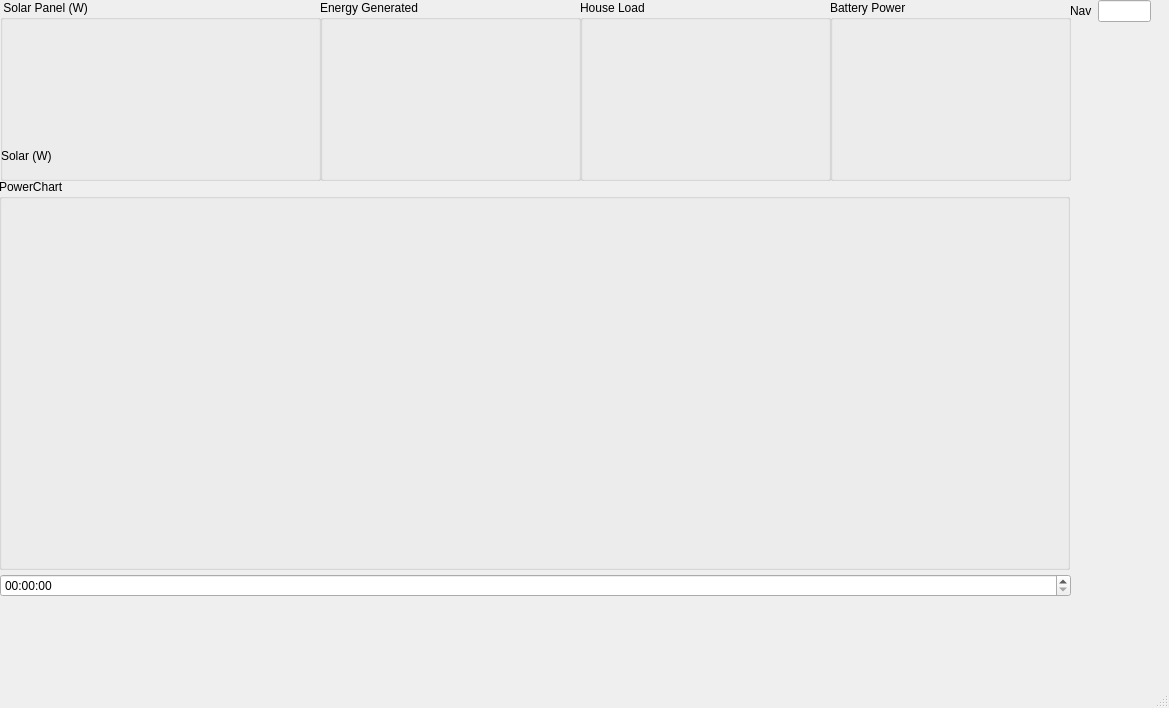
<?xml version="1.0" encoding="UTF-8"?>
<ui version="4.0">
 <class>MainWindow</class>
 <widget class="QMainWindow" name="MainWindow">
  <property name="geometry">
   <rect>
    <x>0</x>
    <y>0</y>
    <width>1169</width>
    <height>708</height>
   </rect>
  </property>
  <property name="windowTitle">
   <string>MainWindow</string>
  </property>
  <widget class="QWidget" name="centralwidget">
   <widget class="QWidget" name="gridLayoutWidget">
    <property name="geometry">
     <rect>
      <x>0</x>
      <y>0</y>
      <width>321</width>
      <height>181</height>
     </rect>
    </property>
    <layout class="QGridLayout" name="gridLayout_2">
     <item row="0" column="0">
      <widget class="QGroupBox" name="groupBox">
       <property name="title">
        <string> Solar Panel (W)</string>
       </property>
       <widget class="QWidget" name="Solar" native="true">
        <property name="geometry">
         <rect>
          <x>0</x>
          <y>30</y>
          <width>311</width>
          <height>101</height>
         </rect>
        </property>
       </widget>
       <widget class="QLabel" name="label">
        <property name="geometry">
         <rect>
          <x>1</x>
          <y>140</y>
          <width>311</width>
          <height>31</height>
         </rect>
        </property>
        <property name="text">
         <string>Solar (W)</string>
        </property>
       </widget>
      </widget>
     </item>
    </layout>
   </widget>
   <widget class="QWidget" name="gridLayoutWidget_2">
    <property name="geometry">
     <rect>
      <x>320</x>
      <y>0</y>
      <width>261</width>
      <height>181</height>
     </rect>
    </property>
    <layout class="QGridLayout" name="gridLayout_3">
     <item row="0" column="0">
      <widget class="QGroupBox" name="groupBox_2">
       <property name="title">
        <string>Energy Generated</string>
       </property>
      </widget>
     </item>
    </layout>
   </widget>
   <widget class="QWidget" name="gridLayoutWidget_3">
    <property name="geometry">
     <rect>
      <x>580</x>
      <y>0</y>
      <width>251</width>
      <height>181</height>
     </rect>
    </property>
    <layout class="QGridLayout" name="gridLayout_4">
     <item row="0" column="0">
      <widget class="QGroupBox" name="groupBox_3">
       <property name="title">
        <string>House Load</string>
       </property>
      </widget>
     </item>
    </layout>
   </widget>
   <widget class="QWidget" name="gridLayoutWidget_4">
    <property name="geometry">
     <rect>
      <x>830</x>
      <y>0</y>
      <width>241</width>
      <height>181</height>
     </rect>
    </property>
    <layout class="QGridLayout" name="gridLayout_5">
     <item row="0" column="0">
      <widget class="QGroupBox" name="groupBox_4">
       <property name="title">
        <string>Battery Power</string>
       </property>
      </widget>
     </item>
    </layout>
   </widget>
   <widget class="QWidget" name="formLayoutWidget">
    <property name="geometry">
     <rect>
      <x>1070</x>
      <y>0</y>
      <width>81</width>
      <height>601</height>
     </rect>
    </property>
    <layout class="QFormLayout" name="formLayout">
     <item row="0" column="0">
      <widget class="QLabel" name="navLabel">
       <property name="text">
        <string>Nav</string>
       </property>
      </widget>
     </item>
     <item row="0" column="1">
      <widget class="QLineEdit" name="navLineEdit"/>
     </item>
    </layout>
   </widget>
   <widget class="QWidget" name="gridLayoutWidget_5">
    <property name="geometry">
     <rect>
      <x>0</x>
      <y>570</y>
      <width>1071</width>
      <height>32</height>
     </rect>
    </property>
    <layout class="QGridLayout" name="gridLayout_6">
     <item row="0" column="0">
      <widget class="QTimeEdit" name="timeEdit"/>
     </item>
    </layout>
   </widget>
   <widget class="QWidget" name="gridLayoutWidget_6">
    <property name="geometry">
     <rect>
      <x>-1</x>
      <y>179</y>
      <width>1071</width>
      <height>391</height>
     </rect>
    </property>
    <layout class="QGridLayout" name="gridLayout_7">
     <item row="0" column="0">
      <widget class="QGroupBox" name="groupBox_5">
       <property name="title">
        <string>PowerChart</string>
       </property>
      </widget>
     </item>
    </layout>
   </widget>
  </widget>
  <widget class="QMenuBar" name="menubar">
   <property name="geometry">
    <rect>
     <x>0</x>
     <y>0</y>
     <width>1169</width>
     <height>26</height>
    </rect>
   </property>
  </widget>
  <widget class="QStatusBar" name="statusbar"/>
 </widget>
 <resources/>
 <connections/>
</ui>
